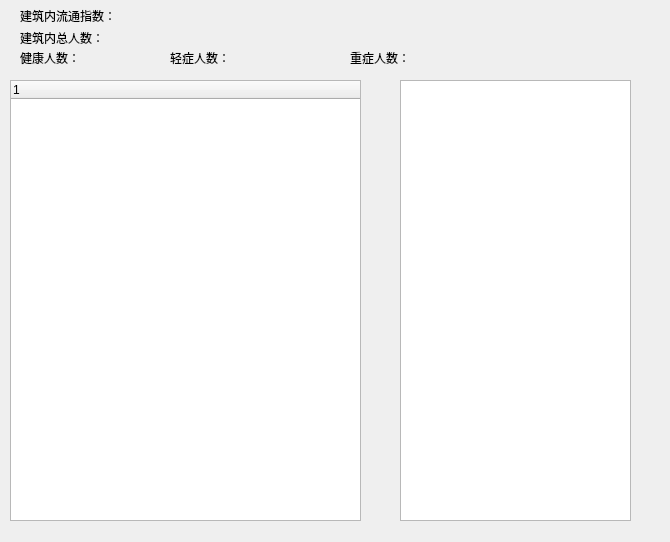
<?xml version="1.0" encoding="UTF-8"?>
<ui version="4.0">
 <class>Dialog</class>
 <widget class="QDialog" name="Dialog">
  <property name="geometry">
   <rect>
    <x>0</x>
    <y>0</y>
    <width>670</width>
    <height>542</height>
   </rect>
  </property>
  <property name="windowTitle">
   <string>Dialog</string>
  </property>
  <widget class="QLabel" name="label">
   <property name="geometry">
    <rect>
     <x>20</x>
     <y>0</y>
     <width>151</width>
     <height>31</height>
    </rect>
   </property>
   <property name="text">
    <string>建筑内流通指数：</string>
   </property>
  </widget>
  <widget class="QTreeWidget" name="treeWidget">
   <property name="geometry">
    <rect>
     <x>10</x>
     <y>80</y>
     <width>351</width>
     <height>441</height>
    </rect>
   </property>
   <column>
    <property name="text">
     <string notr="true">1</string>
    </property>
   </column>
  </widget>
  <widget class="QLabel" name="label_2">
   <property name="geometry">
    <rect>
     <x>20</x>
     <y>30</y>
     <width>171</width>
     <height>16</height>
    </rect>
   </property>
   <property name="text">
    <string>建筑内总人数：</string>
   </property>
  </widget>
  <widget class="QLabel" name="label_3">
   <property name="geometry">
    <rect>
     <x>20</x>
     <y>50</y>
     <width>121</width>
     <height>16</height>
    </rect>
   </property>
   <property name="text">
    <string>健康人数：</string>
   </property>
  </widget>
  <widget class="QLabel" name="label_4">
   <property name="geometry">
    <rect>
     <x>170</x>
     <y>50</y>
     <width>121</width>
     <height>16</height>
    </rect>
   </property>
   <property name="text">
    <string>轻症人数：</string>
   </property>
  </widget>
  <widget class="QLabel" name="label_5">
   <property name="geometry">
    <rect>
     <x>350</x>
     <y>50</y>
     <width>121</width>
     <height>16</height>
    </rect>
   </property>
   <property name="text">
    <string>重症人数：</string>
   </property>
  </widget>
  <widget class="QTextEdit" name="textEdit">
   <property name="geometry">
    <rect>
     <x>400</x>
     <y>80</y>
     <width>231</width>
     <height>441</height>
    </rect>
   </property>
  </widget>
  <action name="actionAdd">
   <property name="icon">
    <iconset resource="res.qrc">
     <normaloff>:/File_Sourse/file.png</normaloff>:/File_Sourse/file.png</iconset>
   </property>
   <property name="text">
    <string>显示详细信息</string>
   </property>
   <property name="toolTip">
    <string>显示详细信息</string>
   </property>
  </action>
 </widget>
 <resources>
  <include location="res.qrc"/>
 </resources>
 <connections/>
</ui>
